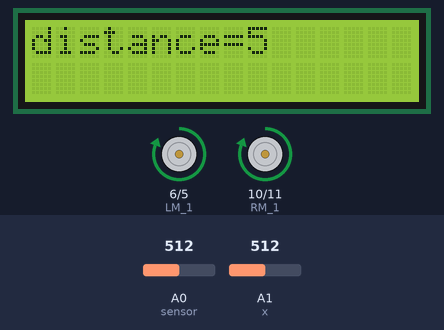
This sketch was run on a simulated Arduino Uno, built with avr-gcc and run on an emulated ATmega328P. Parts: 16×2 character LCD, motor-driver pin pairs drawn as motors (green arrow = first pin HIGH = forward, orange = second pin HIGH = backward, longer = more drive). The inputs (shaded band) are chosen by the test bench; at power-on: A0 (sensor) = 512, A1 (x) = 512.

Above: at 1.7 s.
1.8 s: A0 (sensor) set to 716
At 3.5 s:
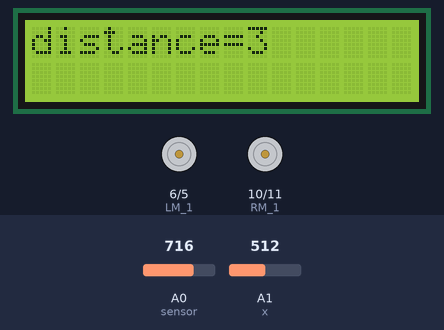
6.6 s: A0 (sensor) set to 900
At 9.2 s:
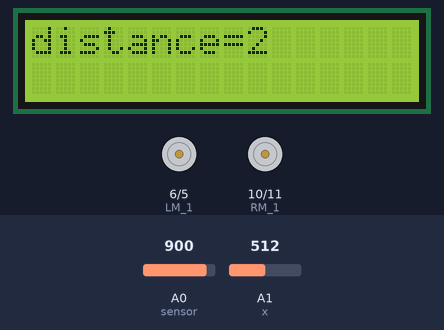
9.6 s: A0 (sensor) set to 546
At 11.9 s:
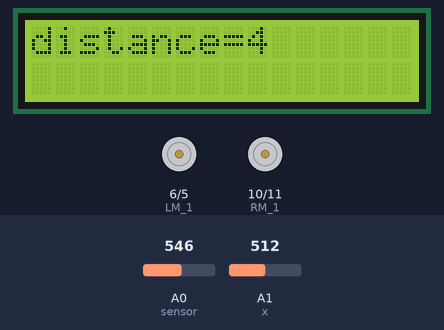
12.7 s: A0 (sensor) set to 514
At 14.6 s:
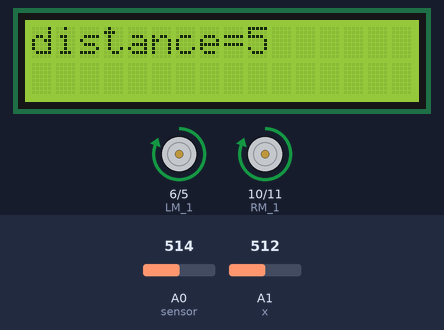
15.7 s: A0 (sensor) set to 1023
At 18.5 s:
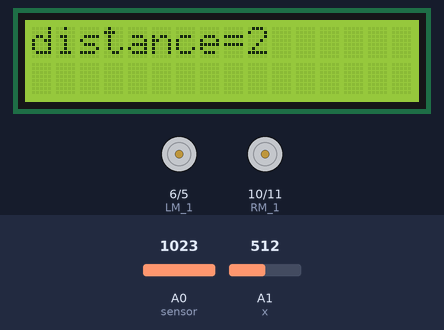
Timing chart, 0 to 19.7 s (numbered marks = the images above; inputs shaded):
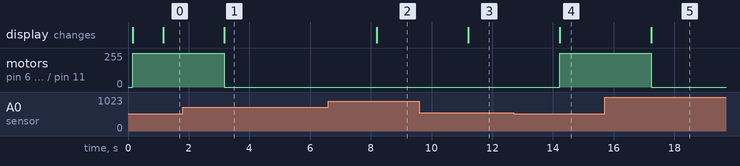

The sketch:

test_5.ino
```cpp
int LM_1 = 6;         // the motor pins are intiated as per ports in Auton shield
int LM_2 = 5;
int RM_1 = 10;
int RM_2 = 11;
int spd = 255;
#include <SoftwareSerial.h>

SoftwareSerial mySerial(9, 10);//RX,TX
#define sensor A0
#include<LiquidCrystal.h>
LiquidCrystal Lcd(13,12,8,7,4,2);
int x=A1,y=A2;
int xv,yv;
void setup() {
  // put your setup code here, to run once:
  mySerial.begin(9600);
Serial.begin(9600);
delay(100);
 Lcd.begin(16,2);
 pinMode(LM_1, OUTPUT);     // motor is initiated as output
  pinMode(LM_2, OUTPUT);
  pinMode(RM_1, OUTPUT);
  pinMode(RM_2, OUTPUT);
  pinMode(x,INPUT);
 pinMode(y,INPUT);
  fwd();
}

void loop() {
  // put your main code here, to run repeatedly:
  xv=analogRead(x);
 float volts = analogRead(sensor)*0.0048828125;  // value from sensor * (5/1024)
  int distance = 13*pow(volts, -1); // worked out from datasheet graph
  delay(1000); // slow down serial port
 // Serial.println("distance=");
  //Serial.println(distance);
  Lcd.clear();
  Lcd.print("distance=");
  Lcd.print(distance);

  if (distance <= 5){

    stp();
}
  if (distance >= 5){

    fwd();
}
  if(xv<=280 && xv<=375 )
   SendMessage();
  if (mySerial.available()>0)
   Serial.write(mySerial.read());
}
void fwd()
{
  analogWrite(LM_1, spd);
  analogWrite(LM_2, 0);
  analogWrite(RM_1, spd);
  analogWrite(RM_2, 0);
}
void stp()
{
  analogWrite(LM_1, 0);
  analogWrite(LM_2, 0);
  analogWrite(RM_1, 0);
  analogWrite(RM_2, 0);
}
void SendMessage()
{
  mySerial.println("AT+CMGF=1");    //Sets the GSM Module in Text Mode
  delay(1000);  // Delay of 1000 milli seconds or 1 second
  mySerial.println("AT+CMGS=\"+919600001628\"\r"); // Replace x with mobile number
  delay(1000);
  mySerial.println("car toppled");// The SMS text you want to send
  delay(100);
   mySerial.println((char)26);// ASCII code of CTRL+Z
  delay(1000);
}
```

Measured:
- the behaviour switches between 533 and 532 on A0 (sensor) (found by bisection; images 3 and 4)
- after the input at 1.8 s, motor on pin 6 (LM_1) / pin 5 (LM_2), motor on pin 10 (RM_1) / pin 11 (RM_2): forward 255/255 → stopped after 1.4 s; the display: changes after 1.4 s (image 1)
- after the input at 6.6 s, the display: changes after 1.6 s (image 2)
- after the input at 9.6 s, the display: changes after 1.6 s (image 3)
- after the input at 12.7 s, motor on pin 6 (LM_1) / pin 5 (LM_2), motor on pin 10 (RM_1) / pin 11 (RM_2): stopped → forward 255/255 after 1.5 s; the display: changes after 1.5 s (image 4)
- after the input at 15.7 s, motor on pin 6 (LM_1) / pin 5 (LM_2), motor on pin 10 (RM_1) / pin 11 (RM_2): forward 255/255 → stopped after 1.5 s; the display: changes after 1.5 s (image 5)
